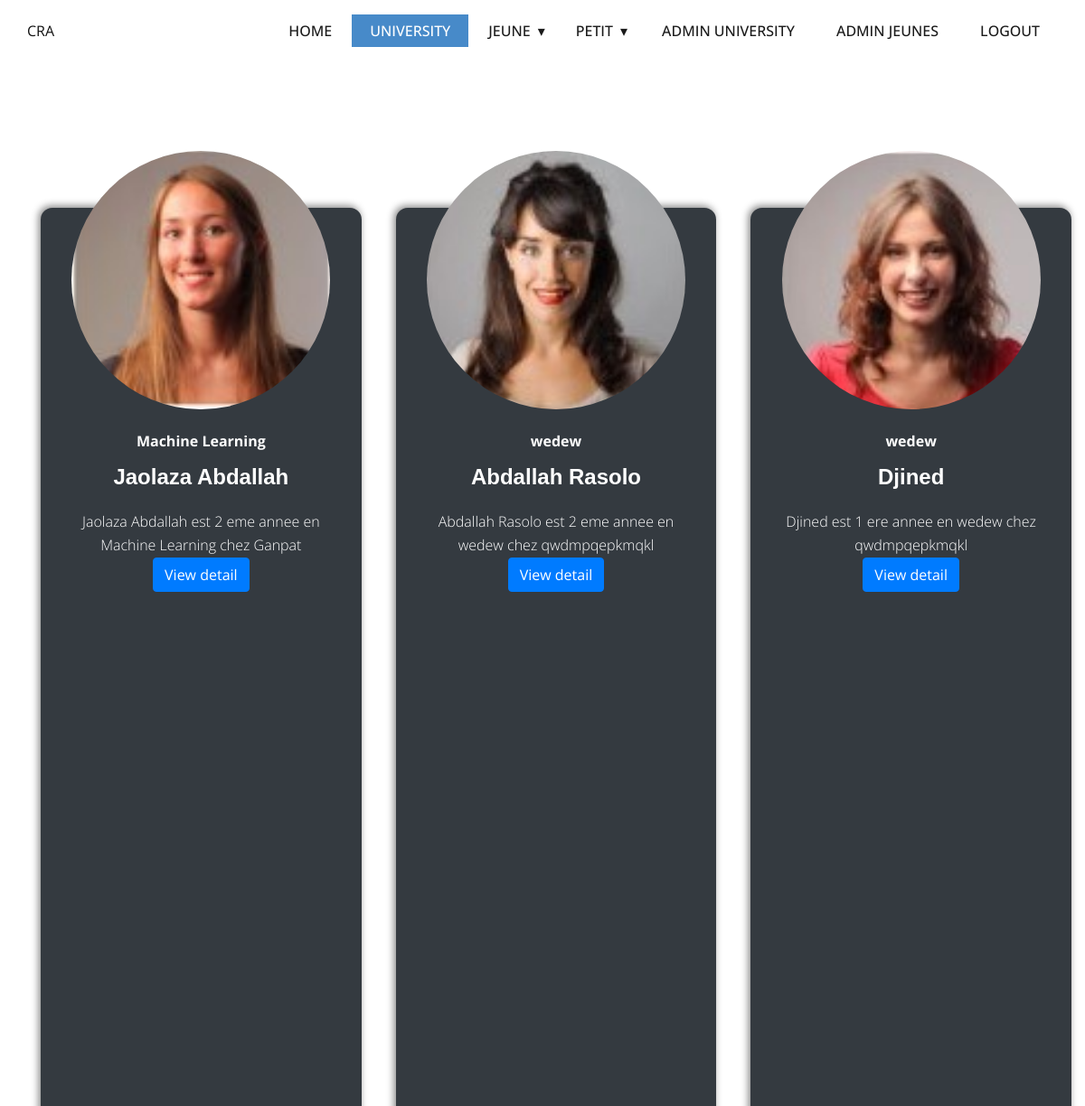
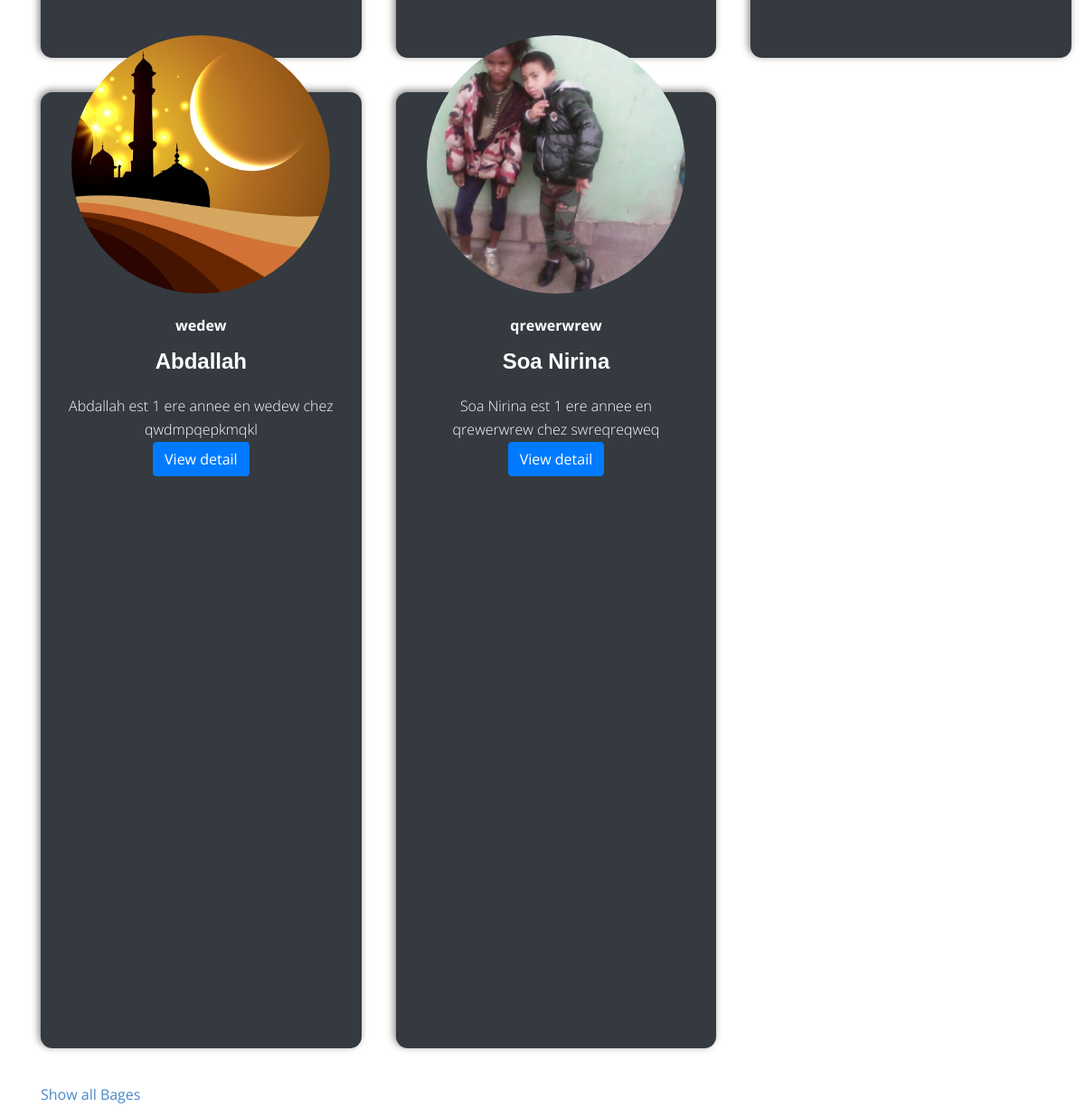
The app's page /university/ (signed in) with its own data (2 pictures, top to bottom).
### main/models.py (models this page shows)
class University(models.Model):
    id=models.AutoField(primary_key=True)
    name=models.CharField(max_length=100)
    email=models.EmailField(max_length=100,default="cra@gmail.com")
    date_naissance=models.DateField()
    telephone=models.IntegerField()
    ville=models.CharField(max_length=100)
    name_pere=models.CharField(max_length=100)
    name_mere=models.CharField(max_length=100)
    designationchoice=(('university','Etudiant Universitair'),('Jeunne garcons','Jeunne Garcons')
    )
    designation=models.CharField(max_length=100,choices=designationchoice,default='university')
    imageprofile=models.ImageField(default='images/avatar.jpg',null=True,blank=True,upload_to='images/')
    institution=models.CharField(max_length=100)
    fillier=models.CharField(max_length=100)
    batchchoice=(('1 ere annee','1 ere annee'),('2 eme annee','2 eme annee'),('3 eme annee','3 eme annee'),
    ('4 eme annee','4 eme annee'),('5 eme annee','5 eme annee'),('6 eme annee','6 eme annee')
    )
    batch=models.CharField(max_length=100,choices=batchchoice,default='1 ere annee')
    address=models.CharField(max_length=100)
    telephone_mere=models.IntegerField()
    telephone_pere=models.IntegerField()

### main/views.py (the view)
# urls.py: path('university/',views.university,name='university'),
@login_required(login_url='login')
def university(response):
    ls=University.objects.all()
    u=response.user.groups.all()[0].name
    if u=="Admin":
        print(u)
        return render(response,'main/university.html',{"ls":ls,'u':u})
    else:
        return render(response,'main/university.html',{"ls":ls})

### main/templates/main/university.html (shortened to what this page needs)
{% extends 'main/base.html'%}
{% load static  %}
    {% block content%}
    <section class="u-align-center u-clearfix u-lightbox u-section-2" id="carousel_47e9">
        <div class="u-clearfix u-sheet u-sheet-1">
          <div class="u-expanded-width-sm u-expanded-width-xs u-layout-grid u-list u-list-1">
            <div class="u-repeater u-repeater-1">
                {% for item in ls %}
                <div class="u-align-center u-container-style u-list-item u-palette-1-light-2 u-radius-13 u-repeater-item u-shape-round u-list-item-2 bg-dark">
                    <div class="u-container-layout u-similar-container u-container-layout-2">
                      <div alt="" class="u-image u-image-circle u-image-2" data-image-width="1000" data-image-height="1500" style="background-image: url('{{item.imageprofile.url}}');"></div>
                      <p class="u-text u-text-body-alt-color u-text-4">{{item.fillier}}</p>
                      <h3 class="u-custom-font u-font-raleway u-text u-text-5" style="color: white;">{{item.name}}</h3>
                      <p class="u-text u-text-6" style="color: white;">{{item.name}} est {{item.batch}} en {{item.fillier}} chez {{item.institution}} </p>
                     <a  class='tag-link'href="{%url 'universitydetail' id=item.id%}"> <button class="btn btn-primary ">View detail</button></a>
                    </div>
                  </div>
              {%endfor%}
            </div>
          </div>
        </div>
      </section>
        <a href="{% url 'universitybages'%}">Show all Bages</a>
    {%endblock%}

### main/templates/main/base.html (shortened to what this page needs)
{% load static %}
<html lang="en">
<head>
    <link rel="stylesheet" href="{% static 'css/all.css'%}">
    <link rel="stylesheet" href="{% static 'css/style.css'%}">
    <link rel="stylesheet" href="{% static 'css/bootstrap.css'%}">
    <link rel="stylesheet" href="{% static 'css/Home.css'%}" media="screen">
    <link rel="stylesheet" href="{% static 'css/BagesUniversity.css'%}" media="screen">
    <link rel="stylesheet" href="{% static 'css/Blog-Template.css'%}" media="screen">
    <link rel="stylesheet" href="{% static 'css/University.css'%}" media="screen">
    <link rel="stylesheet" href="{% static 'css/Jeune.css'%}" media="screen">
    <link rel="stylesheet" href="{% static 'css/JeuneDetails.css'%}" media="screen">
    <link rel="stylesheet" href="{% static 'css/Post-Template.css'%}" media="screen">
<link rel="stylesheet" href="{% static 'css/nicepage.css'%}" media="screen">
</head>
<body class="u-body">
  {% include 'main/nav.html'%}
    <div class="container">
        {% block content%}
        {%endblock%}
    </div>
</body>
</html>

### main/templates/main/nav.html (shortened to what this page needs)
    <header class="u-clearfix u-header u-header sticky-top" id="sec-3954" style="background-color: white;">
        <div class="u-clearfix u-sheet u-sheet-1">
      <a href="#" class="u-image u-logo u-image-1" title="CRA" data-image-width="150" data-image-height="100">
           CRA
          </a>
          <nav class="u-dropdown-icon u-menu u-menu-dropdown u-offcanvas u-menu-1">
            <div class="u-custom-menu u-nav-container">
              <ul class="u-nav u-spacing-2 u-unstyled u-nav-1">
                  <li class="u-nav-item"><a class="u-active-palette-1-base u-button-style u-hover-palette-1-light-1 u-nav-link u-text-active-white u-text-grey-90 u-text-hover-white" href="{%url 'home'%}"  style="padding: 10px 20px;">Home</a>
  </li><li class="u-nav-item"><a class="u-active-palette-1-base u-button-style u-hover-palette-1-light-1 u-nav-link u-text-active-white u-text-grey-90 u-text-hover-white"  href="{%url 'university'%}" style="padding: 10px 20px;">University</a>
  </li><li class="u-nav-item"><a class="u-active-palette-1-base u-button-style u-hover-palette-1-light-1 u-nav-link u-text-active-white u-text-grey-90 u-text-hover-white" href="#" style="padding: 10px 20px;">Jeune</a>
  </li><li class="u-nav-item"><a class="u-active-palette-1-base u-button-style u-hover-palette-1-light-1 u-nav-link u-text-active-white u-text-grey-90 u-text-hover-white" style="padding: 10px 20px;">Petit</a>
  </li>
  {%if u%}
  <li class="u-nav-item">
    <a class="u-active-palette-1-base u-button-style u-hover-palette-1-light-1 u-nav-link u-text-active-white u-text-grey-90 u-text-hover-white" href="{%url 'studentadd'%}" style="color: azure;padding: 10px 20px;">Admin University</a>
  </li>
  <li class="u-nav-item">
    <a class="u-active-palette-1-base u-button-style u-hover-palette-1-light-1 u-nav-link u-text-active-white u-text-grey-90 u-text-hover-white" href="{%url 'jeunneadd'%}" style="color: azure;padding: 10px 20px;">Admin Jeunes</a>
  </li>
  {%endif%}
  <li class="u-nav-item"><a class="u-active-palette-1-base u-button-style u-hover-palette-1-light-1 u-nav-link u-text-active-white u-text-grey-90 u-text-hover-white" style="padding: 10px 20px;" href="{%url 'logout'%}"  >Logout</a>
  </li></ul>
            </div>
          </nav>
        </div>
      </header>

### static/css/Home.css (style rules this page uses)
.u-section-2 .u-sheet-1 { min-height: 354px; }

### static/css/University.css (style rules this page uses)
.u-section-2 .u-sheet-1 { min-height: 780px; }
.u-section-2 .u-list-1 { width: 1140px; margin: 150px auto 80px; }
.u-section-2 .u-repeater-1 { grid-template-columns: calc(33.3333% - 54.6667px) calc(33.3333% - 54.6667px) calc(33.3333% - 54.6667px); min-height: 2154px; grid-gap: 82px 82px; }
.u-section-2 .u-list-item-2 { box-shadow: -2px -2px 8px 0 rgba(128,128,128,1); }
.u-section-2 .u-container-layout-2 { padding: 0 21px; }
.u-section-2 .u-image-2 { width: 286px; height: 286px; background-position: 50% 50%; margin: -63px auto 0; }
.u-section-2 .u-text-4 { font-weight: 700; margin: 23px 9px 0; }
.u-section-2 .u-text-5 { font-size: 1.5rem; font-weight: 700; text-transform: none; margin: 12px 9px 0; }
.u-section-2 .u-text-6 { font-weight: 300; font-style: normal; margin: 23px 9px 0; }

### main/static/css/Jeune.css (style rules this page uses)
.u-section-2 .u-sheet-1 { min-height: 739px; }
.u-section-2 .u-list-1 { width: 1140px; margin: 150px auto 39px; }
.u-section-2 .u-repeater-1 { grid-template-columns: calc(33.3333% - 25.3333px) calc(33.3333% - 25.3333px) calc(33.3333% - 25.3333px); min-height: 2154px; grid-gap: 38px 38px; }
.u-section-2 .u-container-layout-2 { padding: 0 21px; }
.u-section-2 .u-image-2 { width: 286px; height: 286px; background-position: 50% 50%; margin: -63px auto 0; }
.u-section-2 .u-text-4 { font-weight: 700; margin: 23px 9px 0; }
.u-section-2 .u-text-5 { font-size: 1.5rem; font-weight: 700; text-transform: none; margin: 12px 9px 0; }
.u-section-2 .u-text-6 { font-weight: 300; font-style: normal; margin: 23px 9px 0; }

### static/css/JeuneDetails.css (style rules this page uses)
.u-section-2 .u-sheet-1 { min-height: 119px; }

### records on screen
University: imageprofile (picture), fillier "Machine Learning", name "Jaolaza Abdallah", batch "2 eme annee", institution "Ganpat"
University: imageprofile (picture), fillier "wedew", name "Abdallah Rasolo", batch "2 eme annee", institution "qwdmpqepkmqkl"
University: imageprofile (picture), fillier "wedew", name "Djined", batch "1 ere annee", institution "qwdmpqepkmqkl"
University: imageprofile (picture), fillier "wedew", name "Abdallah", batch "1 ere annee", institution "qwdmpqepkmqkl"
University: imageprofile (picture), fillier "qrewerwrew", name "Soa Nirina", batch "1 ere annee", institution "swreqreqweq"
